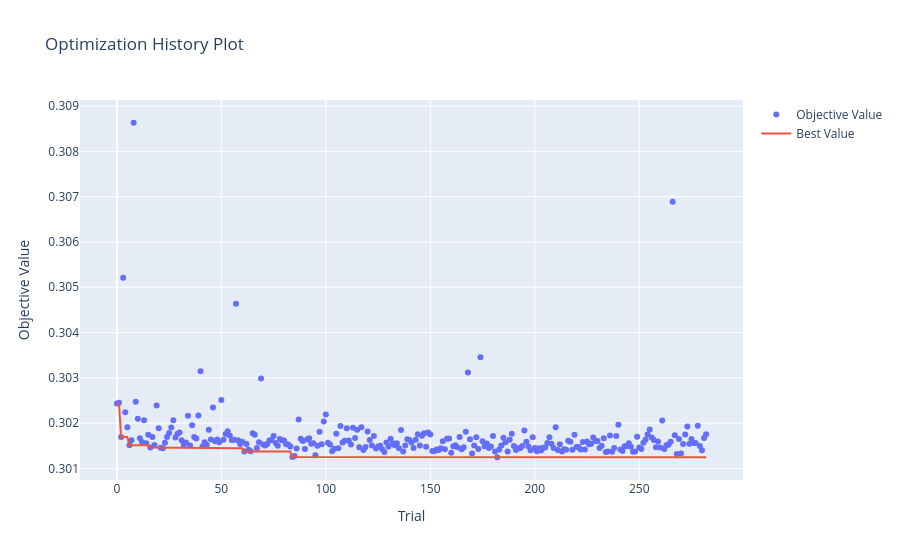
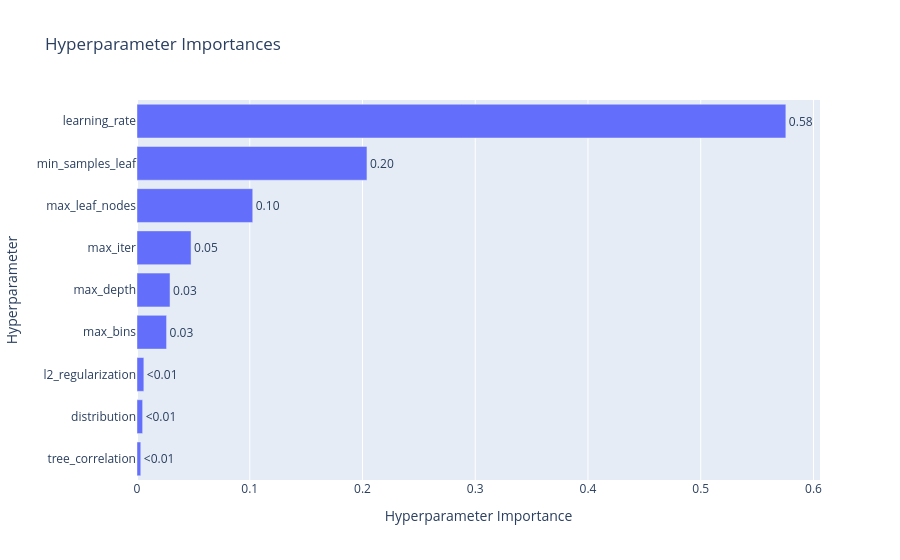

Notebook source saved alongside these figures, in order:
### Markdown cell above
### 100k

### Code cell
import optuna
import numpy as np
import warnings
from sklearn.metrics import mean_squared_error
from sklearn.model_selection import TimeSeriesSplit
from optuna.visualization import (
    plot_optimization_history, 
    plot_param_importances, 
    plot_parallel_coordinate
)
from optuna.samplers import TPESampler
from pgbm.sklearn import HistGradientBoostingRegressor
from sklearn.pipeline import make_pipeline
from pgbm.sklearn import crps_ensemble


# Parameter tuning settings

timeout_seconds = 60*60*3
no_improvement_trials = 100

# Split the 100k dataset to evaluate on holdout after tuning

X_tuning = train_100k_X.head(80000)
y_tuning = train_100k_y_reg.head(80000)
X_val_holdout = train_100k_X.tail(20000)
y_val_holdout = train_100k_y_reg.tail(20000)

def objective_pgbm(trial):
    params = {
        "max_iter": trial.suggest_int("max_iter", 100, 1000), # Number of boosting rounds
        "learning_rate": trial.suggest_float("learning_rate", 0.001, 0.2, log=True), # Step size
        "max_depth": trial.suggest_int("max_depth", 2, 20), # Max tree depth
        "min_samples_leaf": trial.suggest_int("min_samples_leaf", 10, 500), # Min samples required in a leaf node
        "max_leaf_nodes": trial.suggest_int("max_leaf_nodes", 5, 512), # Max leaf nodes in the tree
        "l2_regularization": trial.suggest_float("l2_regularization", 1e-5, 100.0, log=True), # L2 regularization term on weights
        "random_state": 42, # For reproducibility
        "verbose": 0, # No verbose output during training
        "max_bins": trial.suggest_int("max_bins", 63, 255), # Maximum number of bins to use for discretizing continuous features
        "tree_correlation": trial.suggest_float("tree_correlation", 1e-4, 0.1, log=True), # Minimum correlation required between trees to allow them to be added to the ensemble
        "distribution": trial.suggest_categorical("distribution", ["normal", "studentt", "laplace", "logistic"]), # Loss function to optimize
        "with_variance": True # Whether to compute variance estimates for predictions
    }

    if params["distribution"] == "studentt":
        params["studentt_degrees_of_freedom"] = trial.suggest_float("studentt_degrees_of_freedom", 2.0, 30.0) # Degrees of freedom for Student's t distribution

    full_pipeline = make_pipeline(
        numeric_preprocessor,
        HistGradientBoostingRegressor(**params)
    )
    
    tscv = TimeSeriesSplit(n_splits=3)
    cv_scores = []
    
    for train_idx, val_idx in tscv.split(X_tuning):
        X_tr, X_val = X_tuning.iloc[train_idx], X_tuning.iloc[val_idx]
        y_tr, y_val = y_tuning.iloc[train_idx], y_tuning.iloc[val_idx]
        
        with warnings.catch_warnings():
            warnings.simplefilter("ignore")
            full_pipeline.fit(X_tr, y_tr)
        
        preds_point, preds_std = full_pipeline.predict(X_val, return_std=True)
        
        rmse = np.sqrt(mean_squared_error(y_val, preds_point))
        cv_scores.append(rmse)
        
    return np.mean(cv_scores)

def stop_optuna(study, trial): # Custom callback to stop optimization if no improvement in best RMSE for a certain number of trials
    if study.best_trial.number + no_improvement_trials <= trial.number:
        print(f"\n[Early Stop] No improvement in {no_improvement_trials} trials. Stopping optimization.")
        study.stop()

study_pgbm = optuna.create_study(direction="minimize", sampler=TPESampler(seed=42))
study_pgbm.optimize(objective_pgbm, timeout=timeout_seconds, n_jobs=1, callbacks=[stop_optuna], show_progress_bar=False)

print("\n" + "="*40)
print(f"BEST RMSE: {study_pgbm.best_value:.4f}")
print("BEST PARAMETERS:")

print("best_params = {")
for k, v in study_pgbm.best_params.items():
    if isinstance(v, str):
        print(f'    "{k}": "{v}",')
    else:
        print(f'    "{k}": {v},')
print("}")

print("\n--- PARAMETER IMPORTANCE ---")
importances = optuna.importance.get_param_importances(study_pgbm)
for param, importance in importances.items():
    print(f"  {param:20}: {importance:.4f}")
print("="*40)


fig1 = plot_optimization_history(study_pgbm)
fig1.show()
    
fig2 = plot_param_importances(study_pgbm)
fig2.show()
    
fig3 = plot_parallel_coordinate(
    study_pgbm,
    params=[
        "max_iter", 
        "learning_rate", 
        "max_depth", 
        "min_samples_leaf", 
        "max_leaf_nodes", 
        "l2_regularization",
        "max_bins",
        "tree_correlation",
        "distribution",
    ]
    )
fig3.show()
    
fig1.write_html("hyperparameter_tuning/PGBM/Regression/optuna_pgbm_rmse_100k_history.html")
fig2.write_html("hyperparameter_tuning/PGBM/Regression/optuna_pgbm_rmse_100k_importance.html")
fig3.write_html("hyperparameter_tuning/PGBM/Regression/optuna_pgbm_rmse_100k_parallel.html")

### Figure 1 — Plotly figure (JSON) as saved in the notebook; plotly's stock layout.template omitted (floating-point values rounded to 4 significant figures; data arrays with more than 128 entries replaced by an {"elided": "..."} marker saying what was removed)
{"data": [{"mode": "markers", "name": "Objective Value", "type": "scatter", "x": {"elided": "283 int values"}, "y": {"elided": "283 float values"}}, {"mode": "lines", "name": "Best Value", "type": "scatter", "x": {"elided": "283 int values"}, "y": {"elided": "283 float values"}}, {"marker": {"color": "#cccccc"}, "mode": "markers", "name": "Infeasible Trial", "showlegend": false, "type": "scatter", "x": [], "y": []}], "layout": {"title": {"text": "Optimization History Plot"}, "xaxis": {"title": {"text": "Trial"}}, "yaxis": {"title": {"text": "Objective Value"}}}}

### Figure 2 — Plotly figure (JSON) as saved in the notebook; plotly's stock layout.template omitted (floating-point values rounded to 4 significant figures)
{"data": [{"cliponaxis": false, "hovertemplate": ["tree_correlation (FloatDistribution): 0.0033394733282370256<extra></extra>", "distribution (CategoricalDistribution): 0.0049959647454194765<extra></extra>", "l2_regularization (FloatDistribution): 0.006072843130987503<extra></extra>", "max_bins (IntDistribution): 0.02622785549920852<extra></extra>", "max_depth (IntDistribution): 0.029295996753165625<extra></extra>", "max_iter (IntDistribution): 0.04794945084891844<extra></extra>", "max_leaf_nodes (IntDistribution): 0.1026534412807209<extra></extra>", "min_samples_leaf (IntDistribution): 0.20396493935895874<extra></extra>", "learning_rate (FloatDistribution): 0.5755000350543836<extra></extra>"], "name": "Objective Value", "orientation": "h", "text": ["<0.01", "<0.01", "<0.01", "0.03", "0.03", "0.05", "0.10", "0.20", "0.58"], "textposition": "outside", "type": "bar", "x": [0.003339, 0.004996, 0.006073, 0.02623, 0.0293, 0.04795, 0.1027, 0.204, 0.5755], "y": ["tree_correlation", "distribution", "l2_regularization", "max_bins", "max_depth", "max_iter", "max_leaf_nodes", "min_samples_leaf", "learning_rate"]}], "layout": {"title": {"text": "Hyperparameter Importances"}, "xaxis": {"title": {"text": "Hyperparameter Importance"}}, "yaxis": {"title": {"text": "Hyperparameter"}}}}
